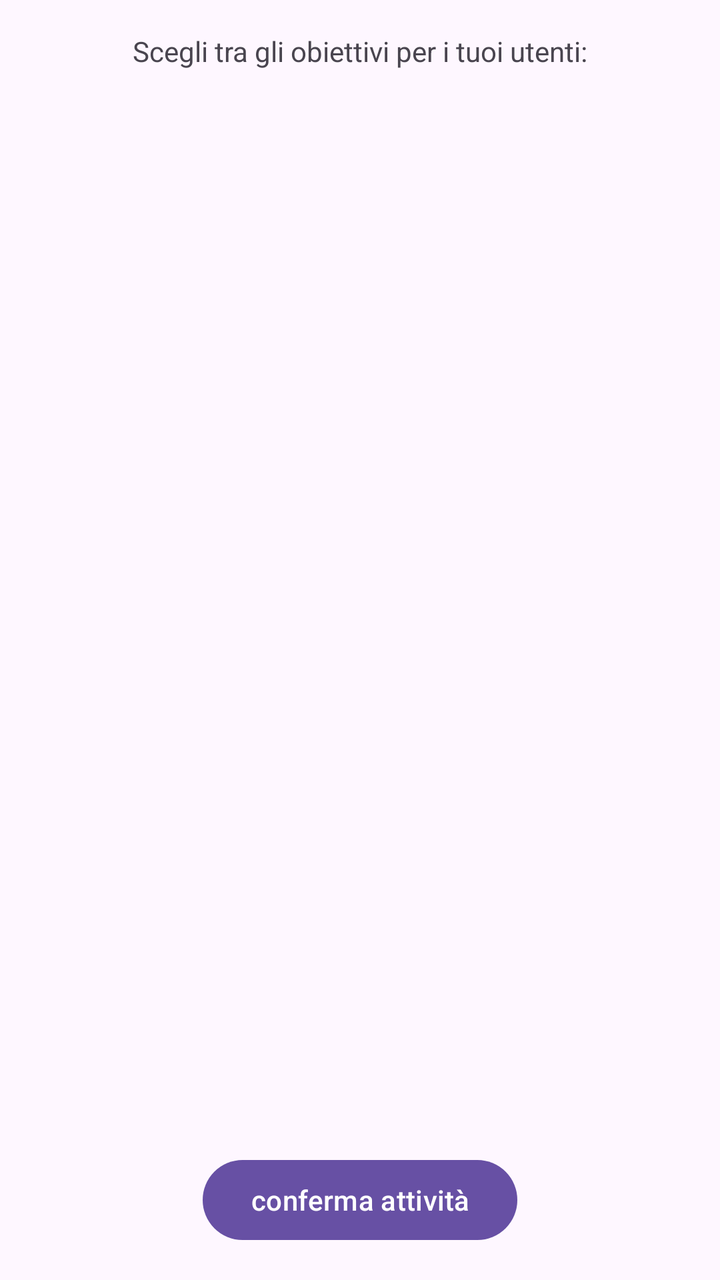
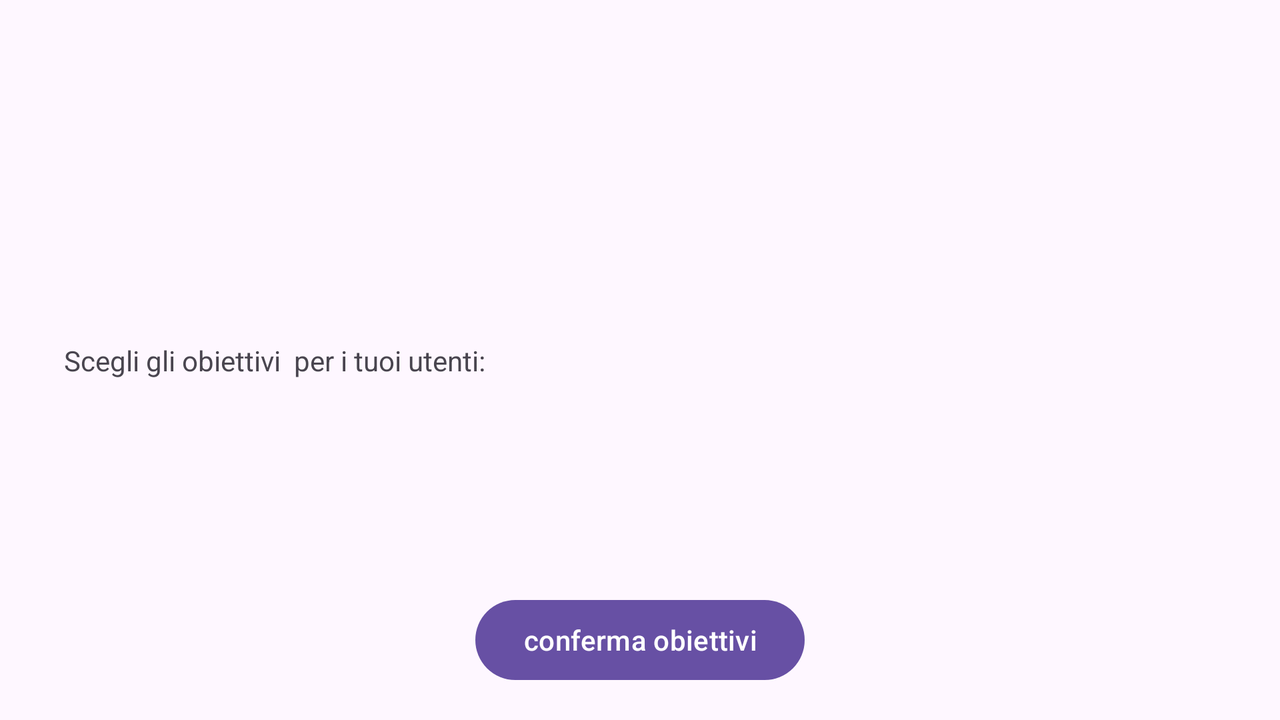

The same Android screen from two of the app's own layout files: first res/layout/ as a phone draws it, then the repository's variant for another configuration, drawn on a device whose configuration selects that folder. Both files follow.
<!-- AndroidManifest.xml: application theme Theme.Educa -->
<!-- res/layout/fragment_associa_obiettivo_utente.xml -->
<?xml version="1.0" encoding="utf-8"?>
<androidx.constraintlayout.widget.ConstraintLayout xmlns:android="http://schemas.android.com/apk/res/android"
    xmlns:app="http://schemas.android.com/apk/res-auto"
    xmlns:tools="http://schemas.android.com/tools"
    android:layout_width="match_parent"
    android:layout_height="match_parent">

    <androidx.recyclerview.widget.RecyclerView
        android:id="@+id/rv_obiettivi"
        android:layout_width="match_parent"
        android:layout_height="0dp"
        android:layout_marginTop="48dp"
        app:layout_constraintBottom_toTopOf="@+id/btn_scegli_attivita"
        app:layout_constraintEnd_toEndOf="parent"
        app:layout_constraintHorizontal_bias="0.5"
        app:layout_constraintStart_toStartOf="parent"
        app:layout_constraintTop_toBottomOf="@+id/textView6" />

    <TextView
        android:id="@+id/textView6"
        android:layout_width="wrap_content"
        android:layout_height="wrap_content"
        android:layout_marginTop="16dp"
        android:text="Scegli tra gli obiettivi per i tuoi utenti:"
        app:layout_constraintEnd_toEndOf="parent"
        app:layout_constraintStart_toStartOf="parent"
        app:layout_constraintTop_toTopOf="parent" />

    <Button
        android:id="@+id/btn_scegli_attivita"
        android:layout_width="wrap_content"
        android:layout_height="wrap_content"
        android:layout_marginBottom="16dp"
        android:text="conferma attività"
        app:layout_constraintBottom_toBottomOf="parent"
        app:layout_constraintEnd_toEndOf="parent"
        app:layout_constraintHorizontal_bias="0.5"
        app:layout_constraintStart_toStartOf="parent" />

</androidx.constraintlayout.widget.ConstraintLayout>
<!-- resources referenced by this layout -->
<resources>
  <!-- from res/values-v23/ -->
  <style name="Theme.Educa" parent="Base.Theme.Educa">
          
          <item name="android:navigationBarColor">@android:color/transparent</item>
          <item name="android:statusBarColor">@android:color/transparent</item>
          <item name="android:windowLightStatusBar">?attr/isLightTheme</item>
      </style>
  <style name="Base.Theme.Educa" parent="Theme.Material3.DayNight.NoActionBar">
          
          
      </style>
</resources>
<!-- res/layout-land/fragment_associa_obiettivo_utente.xml (the repository's variant of the layout above) -->
<!-- drawn on the phone turned sideways -->
<?xml version="1.0" encoding="utf-8"?>
<androidx.constraintlayout.widget.ConstraintLayout xmlns:android="http://schemas.android.com/apk/res/android"
    xmlns:app="http://schemas.android.com/apk/res-auto"
    xmlns:tools="http://schemas.android.com/tools"
    android:layout_width="match_parent"
    android:layout_height="match_parent">

    <androidx.recyclerview.widget.RecyclerView
        android:id="@+id/rv_obiettivi"
        android:layout_width="0dp"
        android:layout_height="0dp"
        android:layout_marginStart="32dp"
        app:layout_constraintBottom_toTopOf="@+id/btn_scegli_attivita"
        app:layout_constraintEnd_toEndOf="parent"
        app:layout_constraintStart_toEndOf="@+id/textView6"
        app:layout_constraintTop_toTopOf="parent"
        app:layout_constraintVertical_bias="1.0" />

    <TextView
        android:id="@+id/textView6"
        android:layout_width="wrap_content"
        android:layout_height="wrap_content"
        android:layout_marginStart="32dp"
        android:layout_marginEnd="32dp"
        android:text="Scegli gli obiettivi  per i tuoi utenti:"
        app:layout_constraintBottom_toBottomOf="parent"
        app:layout_constraintEnd_toStartOf="@+id/rv_obiettivi"
        app:layout_constraintStart_toStartOf="parent"
        app:layout_constraintTop_toTopOf="parent" />

    <Button
        android:id="@+id/btn_scegli_attivita"
        android:layout_width="wrap_content"
        android:layout_height="wrap_content"
        android:layout_marginBottom="16dp"
        android:text="conferma obiettivi"
        app:layout_constraintBottom_toBottomOf="parent"
        app:layout_constraintEnd_toEndOf="parent"
        app:layout_constraintHorizontal_bias="0.5"
        app:layout_constraintStart_toStartOf="parent" />

</androidx.constraintlayout.widget.ConstraintLayout>
